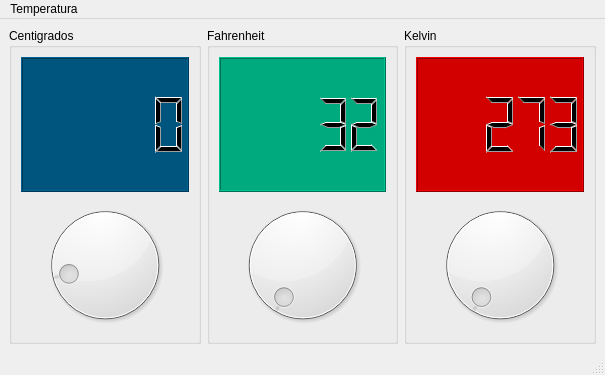
<?xml version="1.0" encoding="UTF-8"?>
<ui version="4.0">
 <class>Principal</class>
 <widget class="QMainWindow" name="Principal">
  <property name="geometry">
   <rect>
    <x>0</x>
    <y>0</y>
    <width>605</width>
    <height>375</height>
   </rect>
  </property>
  <property name="windowTitle">
   <string>Principal</string>
  </property>
  <property name="windowIcon">
   <iconset resource="recursos.qrc">
    <normaloff>:/Resources/caliente.png</normaloff>:/Resources/caliente.png</iconset>
  </property>
  <widget class="QWidget" name="centralwidget">
   <layout class="QHBoxLayout" name="horizontalLayout">
    <item>
     <widget class="QGroupBox" name="groupBox">
      <property name="title">
       <string>Centigrados</string>
      </property>
      <layout class="QVBoxLayout" name="verticalLayout">
       <item>
        <widget class="QLCDNumber" name="outCent">
         <property name="styleSheet">
          <string notr="true">background-color: rgb(201, 188, 255);
background-color: rgb(0, 85, 127);</string>
         </property>
        </widget>
       </item>
       <item>
        <widget class="QDial" name="inCent">
         <property name="cursor">
          <cursorShape>OpenHandCursor</cursorShape>
         </property>
         <property name="minimum">
          <number>-18</number>
         </property>
        </widget>
       </item>
      </layout>
     </widget>
    </item>
    <item>
     <widget class="QGroupBox" name="groupBox_2">
      <property name="title">
       <string>Fahrenheit</string>
      </property>
      <layout class="QVBoxLayout" name="verticalLayout_2">
       <item>
        <widget class="QLCDNumber" name="outFar">
         <property name="styleSheet">
          <string notr="true">background-color: rgb(0, 85, 0);
background-color: rgb(0, 170, 127);</string>
         </property>
         <property name="value" stdset="0">
          <double>32.000000000000000</double>
         </property>
        </widget>
       </item>
       <item>
        <widget class="QDial" name="inFar">
         <property name="cursor">
          <cursorShape>OpenHandCursor</cursorShape>
         </property>
         <property name="maximum">
          <number>210</number>
         </property>
        </widget>
       </item>
      </layout>
     </widget>
    </item>
    <item>
     <widget class="QGroupBox" name="groupBox_3">
      <property name="title">
       <string>Kelvin</string>
      </property>
      <layout class="QVBoxLayout" name="verticalLayout_3">
       <item>
        <widget class="QLCDNumber" name="outKelv">
         <property name="styleSheet">
          <string notr="true">background-color: rgb(211, 0, 0);</string>
         </property>
         <property name="value" stdset="0">
          <double>273.000000000000000</double>
         </property>
        </widget>
       </item>
       <item>
        <widget class="QDial" name="inKelv">
         <property name="minimum">
          <number>255</number>
         </property>
         <property name="maximum">
          <number>372</number>
         </property>
        </widget>
       </item>
      </layout>
     </widget>
    </item>
   </layout>
  </widget>
  <widget class="QMenuBar" name="menubar">
   <property name="geometry">
    <rect>
     <x>0</x>
     <y>0</y>
     <width>605</width>
     <height>20</height>
    </rect>
   </property>
   <widget class="QMenu" name="menuTemperatura">
    <property name="title">
     <string>Temperatura</string>
    </property>
   </widget>
   <addaction name="menuTemperatura"/>
  </widget>
  <widget class="QStatusBar" name="statusbar"/>
 </widget>
 <resources>
  <include location="recursos.qrc"/>
 </resources>
 <connections>
  <connection>
   <sender>inCent</sender>
   <signal>valueChanged(int)</signal>
   <receiver>outCent</receiver>
   <slot>display(int)</slot>
   <hints>
    <hint type="sourcelabel">
     <x>93</x>
     <y>229</y>
    </hint>
    <hint type="destinationlabel">
     <x>93</x>
     <y>109</y>
    </hint>
   </hints>
  </connection>
  <connection>
   <sender>inFar</sender>
   <signal>valueChanged(int)</signal>
   <receiver>outFar</receiver>
   <slot>display(int)</slot>
   <hints>
    <hint type="sourcelabel">
     <x>268</x>
     <y>229</y>
    </hint>
    <hint type="destinationlabel">
     <x>268</x>
     <y>109</y>
    </hint>
   </hints>
  </connection>
  <connection>
   <sender>inKelv</sender>
   <signal>valueChanged(int)</signal>
   <receiver>outKelv</receiver>
   <slot>display(int)</slot>
   <hints>
    <hint type="sourcelabel">
     <x>1085</x>
     <y>489</y>
    </hint>
    <hint type="destinationlabel">
     <x>1085</x>
     <y>199</y>
    </hint>
   </hints>
  </connection>
 </connections>
</ui>
